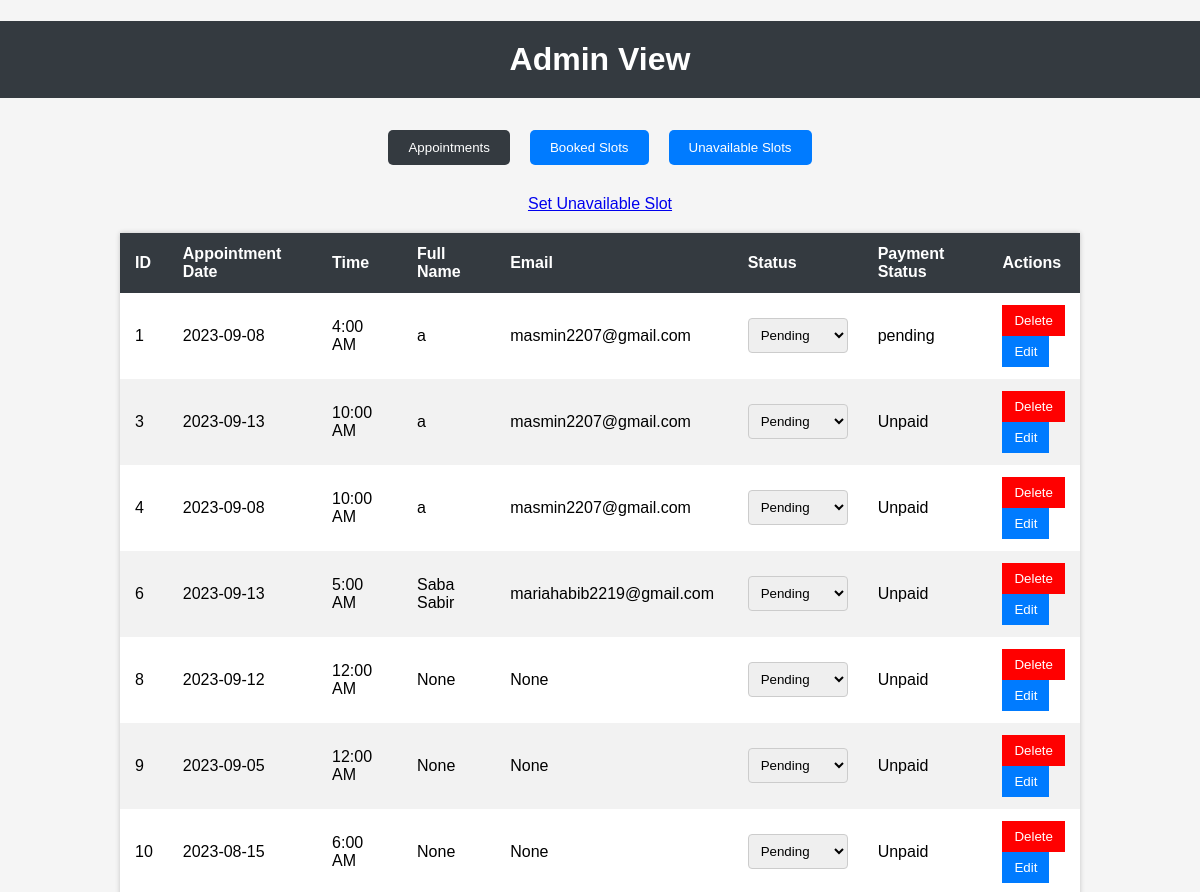
The page /admin_view (signed in, upper part) on the database as committed earlier.
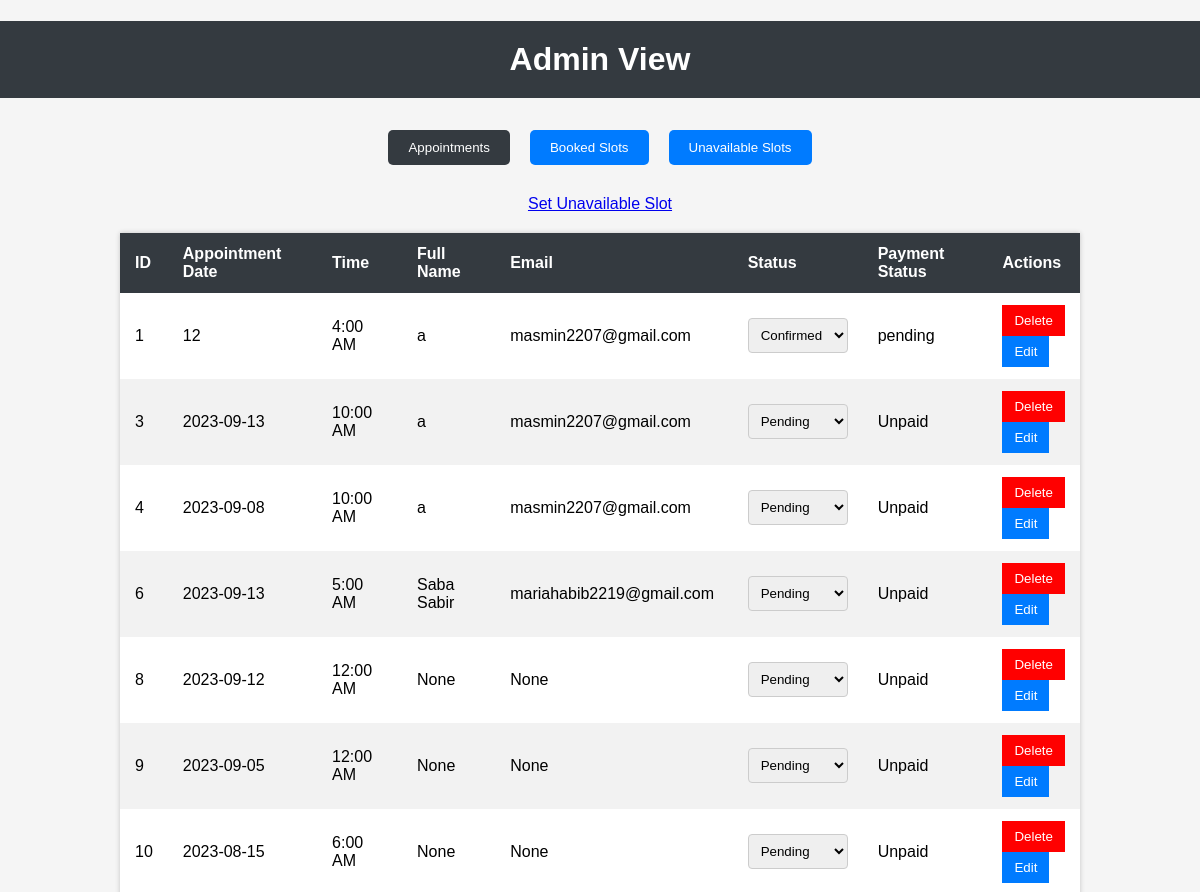
The same page on the database as committed later.
### app.py (models this page shows)
class Appointment(db.Model):
    id = db.Column(db.Integer, primary_key=True)
    full_name = db.Column(db.String)
    email = db.Column(db.String)
    status = db.Column(db.String)
    payment_status = db.Column(db.String)
    date = db.Column(db.String)
    start_time = db.Column(db.String)  # Change the type to String
    end_time = db.Column(db.String)

### app.py (the view, shortened to what this page needs)
@app.route('/admin_view', methods=['GET', 'POST'])
def admin_view():
    if 'admin_authenticated' not in session or not session['admin_authenticated']:
        return redirect(url_for('login'))
    appointments = Appointment.query.all()
    booked_slots = db.session.query(BookedSlot, Appointment).join(Appointment).all()
    availability_slots = [slot for slot, _ in booked_slots if slot.status == "Unavailable"]
    return render_template('admin_view.html', appointments=appointments , booked_slots= booked_slots ,availability_slots=availability_slots )

### templates/admin_view.html (shortened to what this page needs)
<!DOCTYPE html>
<html>
<head>
</head>
<body>
    <h1>Admin View</h1>
    <div class="tab-container">
        <button class="tab-button active" onclick="showTab('appointments')">Appointments</button>
        <button class="tab-button" onclick="showTab('bookedSlots')">Booked Slots</button>
        <button class="tab-button" onclick="showTab('unavailableSlots')">Unavailable Slots</button>
    </div>
    <a href="{{ url_for('add_unavailable') }}">Set Unavailable Slot</a>
    <div class="tab-content active" id="appointmentsTab">
        <table>
            <thead>
                <tr>
                    <th>ID</th>
                    <th>Appointment Date</th>
                    <th>Time</th>
                    <th>Full Name</th>
                    <th>Email</th>
                    <th>Status</th>
                    <th>Payment Status</th>
                    <th>Actions</th>
                </tr>
            </thead>
            <tbody>
                {% for appointment in appointments %}
                <tr>
                    <td>{{ appointment.id }}</td>
                    <td>{{ appointment.date.split(" ")[0]}}</td>
                    <td>{{ appointment.start_time }}</td>
                    <td>{{ appointment.full_name }}</td>
                    <td>{{ appointment.email }}</td>
                    <td>
                        <select name="appointment_status">
                            <option value="pending" {% if appointment.status == 'pending' %}selected{% endif %}>Pending</option>
                            <option value="confirmed" {% if appointment.status == 'confirmed' %}selected{% endif %}>Confirmed</option>
                        </select>
                    </td>
                    <td>{{ appointment.payment_status }}</td>
                    <td>
                        <form method="POST" action="{{ url_for('admin_view') }}">
                            <button type="submit" id="delete_button" name="action" value="delete" class="delete_button">Delete</button>
                        </form>
                        <form method="GET" action="{{ url_for('edit_appointment', appointment_id=appointment.id) }}">
                            <button type="submit">Edit</button>
                        </form>
                    </td>
                </tr>
                {% endfor %}
            </tbody>
        </table>
    </div>
</body>
</html>

### templates/admin_view.html (style rules this page uses)
body { font-family: Arial, sans-serif; margin: 0; padding: 0; background-color: #f5f5f5; }
h1 { text-align: center; padding: 20px; background-color: #343a40; color: #fff; }
table { margin: 20px auto; border-collapse: collapse; width: 80%; background-color: #fff; box-shadow: 0px 0px 5px 0px rgba(0, 0, 0, 0.2); }
th, td { padding: 12px 15px; text-align: left; }
th { background-color: #343a40; color: #fff; }
tr:nth-child(even) { background-color: #f2f2f2; }
select { padding: 8px; border: 1px solid #ccc; border-radius: 4px; }
button { padding: 8px 12px; border: none; background-color: #007bff; color: #fff; cursor: pointer; }
.delete_button { background-color: red !important; }
a { display: block; text-align: center; margin-top: 20px; }
.tab-container { display: flex; justify-content: center; }
.tab-button { padding: 10px 20px; margin: 10px; border: none; background-color: #007bff; color: #fff; cursor: pointer; border-radius: 5px; }
.tab-button.active { background-color: #343a40; }
.tab-content { display: none; }
.tab-content.active { display: block; }

Rows that differ between the two databases and show on the page:
changed Appointment "4:00 AM": date "2023-09-08" → "12"; appointment_status "Pending" → "Confirmed"
